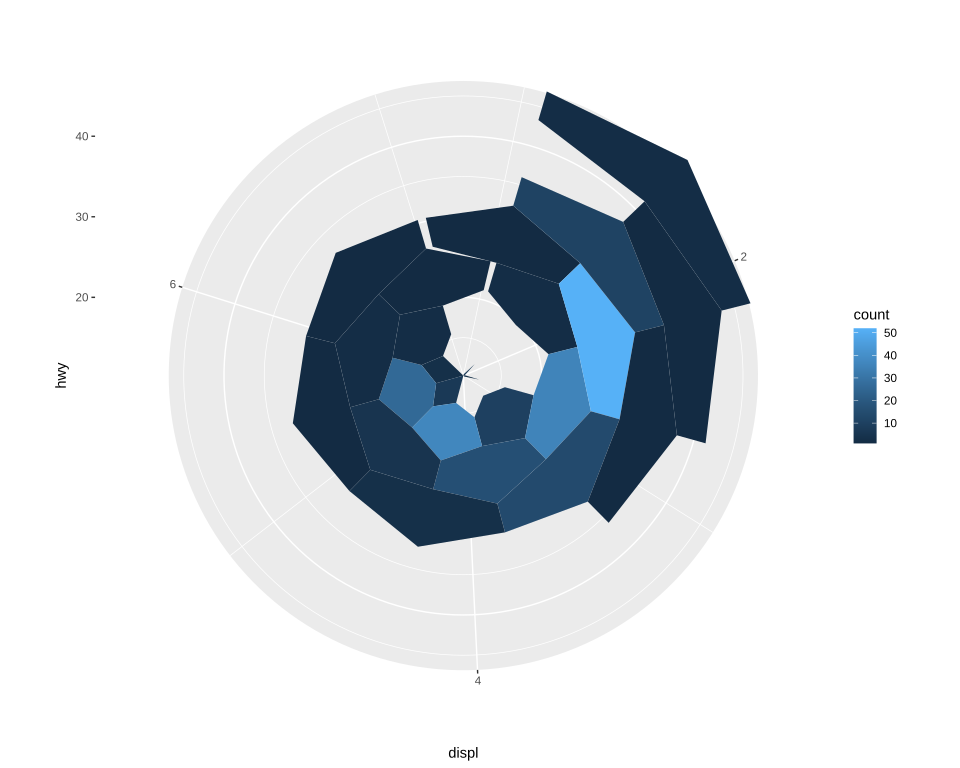

Generate this figure with R:
# The plot test/golden/hex_radial.svg draws, drawn by ggplot2 itself, as ggplot2's own visual
# tests draw their snapshots: the independent check on that golden whenever it changes. The suite
# never runs this; it needs R, ggplot2, vdiffr and hexbin, saved as the Docker image
# giggly-r:ggplot2-4.0.3-hexbin. From the repository's root:
#
#   docker run --rm -v "$PWD/test/golden":/golden:ro giggly-r:ggplot2-4.0.3-hexbin \
#     Rscript /golden/hex_radial.R > hex_radial.ggplot2.svg
#
# and compare the two drawings element by element, as test/golden/line_missing.R does.
#
# Hexagons 5 across each axis in radial coordinates: each corner placed on the circle and the
# sides straight between them, as ggplot2 never munches a hexagon.
# First checked with ggplot2 4.0.3, vdiffr 1.0.9 and hexbin 1.28.6: every element and clip path
# matches but the colour bar's fill, as test/golden/hex.R says, and the one departure is
# test/golden/point.R's, the x axis drawn before the y.

library(ggplot2)

plot <- ggplot(mpg, aes(displ, hwy)) + geom_hex(bins = 5) + coord_radial() +
  guides(fill = guide_colourbar(display = "gradient")) + theme_gray()

file <- tempfile(fileext = ".svg")
vdiffr::write_svg(plot, file)
cat(readLines(file), sep = "\n")
